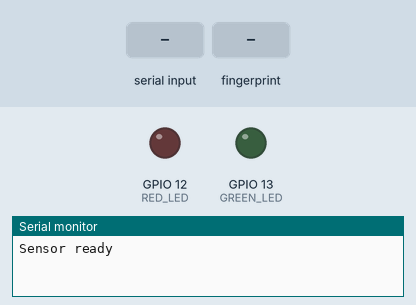
Simulated run of this sketch. Board: ESP32. On the bench: output pins drawn as LEDs (lit = HIGH), the last lines printed to the serial monitor. The inputs (shaded band) are chosen by the test bench.

Above: at 3.2 s.
3.3 s: "ENROLL\n" received over Serial
At 4.3 s:
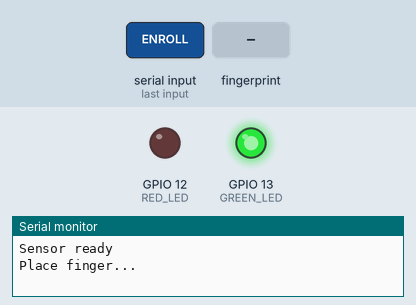
4.8 s: finger stored as number 1 placed on the sensor
7.8 s: finger stored as number 1 placed on the sensor
At 11.0 s:
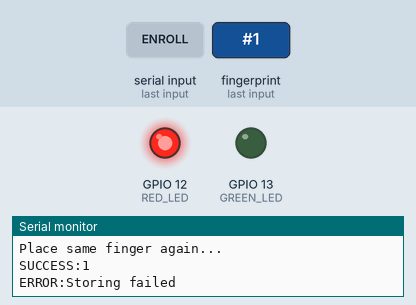
Timing chart, 0 to 13.6 s (numbered marks = the images above; inputs shaded):
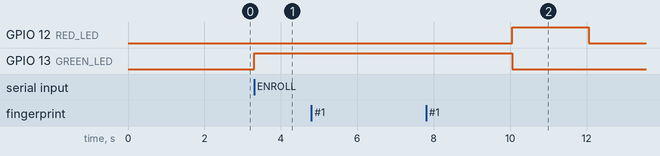

The sketch:

fingerprint.ino
```cpp
#include <Adafruit_Fingerprint.h>
#include <HardwareSerial.h>

// Serial2 setup
#define RXD2 16
#define TXD2 17

// LED Pins
#define GREEN_LED 13
#define RED_LED 12

HardwareSerial sensorSerial(2);
Adafruit_Fingerprint finger = Adafruit_Fingerprint(&sensorSerial);

String incomingCommand = "";
bool isEnrolling = false;

void setup() {
  Serial.begin(57600);
  while (!Serial);

  sensorSerial.begin(57600, SERIAL_8N1, RXD2, TXD2);
  finger.begin(57600);
  delay(1000);

  pinMode(GREEN_LED, OUTPUT);
  pinMode(RED_LED, OUTPUT);
  digitalWrite(GREEN_LED, LOW);
  digitalWrite(RED_LED, LOW);

  if (finger.verifyPassword()) {
    Serial.println("Sensor ready");
  } else {
    Serial.println("ERROR:Sensor not found");
    while (1);
  }
}

void loop() {
  if (Serial.available()) {
    char ch = Serial.read();
    if (ch == '\n') {
      incomingCommand.trim();
      if (incomingCommand == "ENROLL") {
        isEnrolling = true;
        digitalWrite(GREEN_LED, HIGH);
        digitalWrite(RED_LED, LOW);
        enrollFinger();
      }
      incomingCommand = "";
    } else {
      incomingCommand += ch;
    }
  }
}

void enrollFinger() {
  int id = getFreeID();
  if (id == -1) return showError("No available ID");

  Serial.println("Place finger...");
  int p = -1;
  while (p != FINGERPRINT_OK) {
    p = finger.getImage();
    if (p == FINGERPRINT_NOFINGER) continue;
    if (p != FINGERPRINT_OK) return showError("Image capture failed");
  }

  p = finger.image2Tz(1);
  if (p != FINGERPRINT_OK) return showError("Image conversion failed");

  Serial.println("Remove finger...");
  delay(2000);
  while (finger.getImage() != FINGERPRINT_NOFINGER);

  Serial.println("Place same finger again...");
  p = -1;
  while (p != FINGERPRINT_OK) {
    p = finger.getImage();
    if (p == FINGERPRINT_NOFINGER) continue;
    if (p != FINGERPRINT_OK) return showError("Second capture failed");
  }

  p = finger.image2Tz(2);
  if (p != FINGERPRINT_OK) return showError("Second image conversion failed");

  p = finger.createModel();
  if (p != FINGERPRINT_OK) return showError("Model creation failed");

  p = finger.storeModel(id);
  if (p == FINGERPRINT_OK) {
    Serial.print("SUCCESS:");
    Serial.println(id);
    digitalWrite(GREEN_LED, HIGH);
    delay(2000);
    digitalWrite(GREEN_LED, LOW);
    digitalWrite(RED_LED, LOW);
    return showError("Storing failed");
  }

  isEnrolling = false;
}

void showError(String reason) {
  Serial.print("ERROR:");
  Serial.println(reason);
  digitalWrite(GREEN_LED, LOW);
  digitalWrite(RED_LED, HIGH);
  delay(2000);
  digitalWrite(RED_LED, LOW);
  isEnrolling = false;
}

int getFreeID() {
  for (int id = 1; id < 127; id++) {
    if (!finger.loadModel(id)) return id;
  }
  return -1;
}
```

Measured:
- after the input at 3.3 s, GPIO 13 (GREEN_LED): LOW → HIGH at once
- after the input at 7.8 s, GPIO 12 (RED_LED): LOW → HIGH after 2.3 s, → LOW 2.0 s later; GPIO 13 (GREEN_LED): HIGH → LOW after 2.3 s
